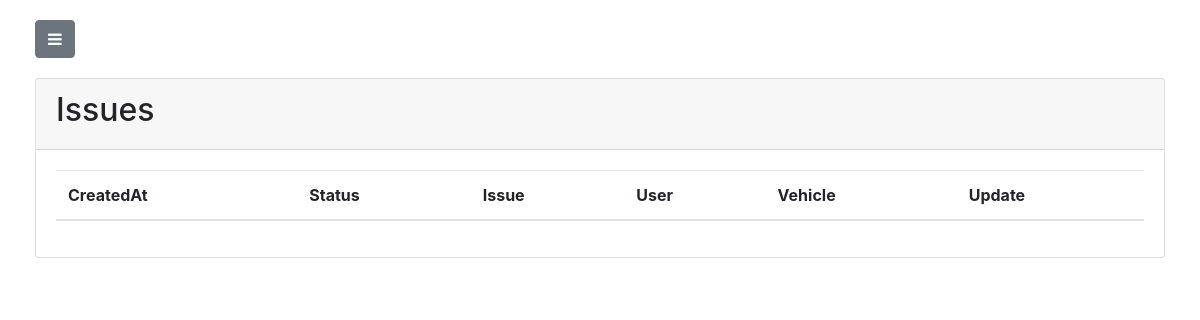
Before: /repair/issues (signed in) with the older database file.
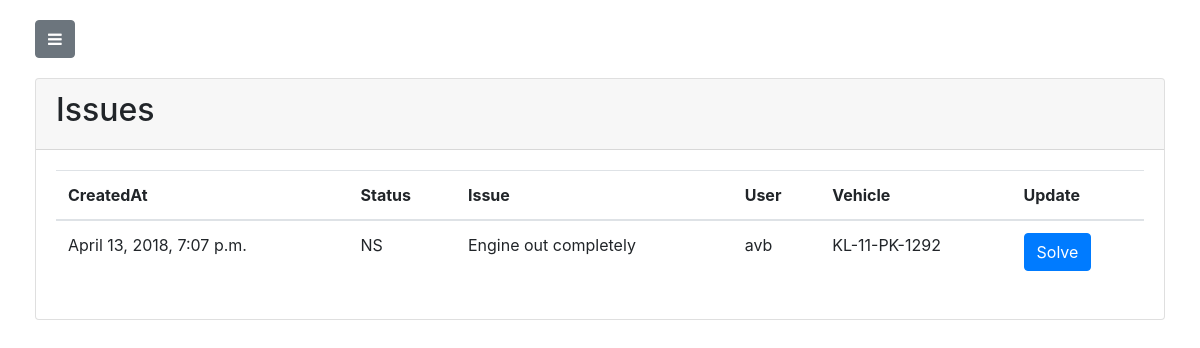
After: the same page with the newer database file.
### repair/models.py (models this page shows, shortened)
class Repair(models.Model):
    registeredDate=models.DateTimeField(default=timezone.now)
    status_CHOICES=(
        ('S','solved'),
        ('NS','not solved')
    )
    status=models.CharField(
        max_length=2,
        choices=status_CHOICES,
        default='NS',
    )
    registeredUser=models.ForeignKey(User,default=None,on_delete=models.CASCADE)
    vehicle=models.ForeignKey(Vehicle,on_delete=models.CASCADE)
    issue=models.CharField(max_length=1000)

### vehicle/models.py (models this page shows, shortened)
class Vehicle(models.Model):
    VEHICLE_STATUS_CHOICES = (
        ('B', 'Booked'),
        ('NB', 'Not Booked'),
    )
    INSURANCE_STATUS_CHOICES = (
        ('U','Updated'),
        ('NU','Not Updated'),
    )
    VEHICLE_TYPE_CHOICES = (
        ('P','Passenger'),
        ('T','Truck'),
        ('C','Construction'),
    )
    FUEL_TYPE_CHOICES = (
        ('P','Petrol'),
        ('D','Diesel'),
    )
    owner = models.ForeignKey(User,default=None,on_delete=models.CASCADE)
    cost_per_km = models.DecimalField(max_digits=20,default=0,decimal_places=2)
    price = models.DecimalField(max_digits=20,default="0",decimal_places=3)
    registration_plate = models.CharField(max_length=200,default='')
    vehicle_status = models.CharField(max_length=2,default='NB',choices=VEHICLE_STATUS_CHOICES)
    insurance_status = models.CharField(max_length=2,default='NU',choices=INSURANCE_STATUS_CHOICES)
    no_of_km_travelled = models.DecimalField(max_digits=20,default=0,decimal_places=0)
    fuel_type = models.CharField(max_length=1,default='P',choices=FUEL_TYPE_CHOICES)
    mileage = models.DecimalField(max_digits=20,default=0,decimal_places=0)
    vehicle_type = models.CharField(max_length=1,default='P',choices=VEHICLE_TYPE_CHOICES)
    image=models.ImageField(upload_to="vehicle_image",default="default.png",blank=True)

### repair/views.py (the view)
# urls.py: path('issues',views.issues,name='issues'),
def issues(request):
    if request.POST:
        return render(request,'repair/index.html',{'form':form})
    else:
        repairsList = Repair.objects.all()
        return render(request,'repair/issues.html',{ 'repairsList' : repairsList})

### repair/templates/repair/issues.html (shortened to what this page needs)
{% load staticfiles %}
{% load crispy_forms_tags %}
<!DOCTYPE html>
<html lang="en">
<head>
    <link href="{% static 'vendor/bootstrap/css/bootstrap.min.css' %}" rel="stylesheet">
    <link rel="stylesheet" href="https://maxcdn.bootstrapcdn.com/bootstrap/4.0.0/css/bootstrap.min.css">
    <link rel="stylesheet" href="https://cdnjs.cloudflare.com/ajax/libs/font-awesome/4.7.0/css/font-awesome.css">
    <link href="{% static 'css/simple-sidebar.css' %}" rel="stylesheet">
</head>
<body>
{% if user.is_authenticated %}
    <div id="wrapper">
        <div id="page-content-wrapper">
            <div class="container-fluid">
                <div class="row nav">
                    <div class="col-md-2">
                        <a href="#menu-toggle" class="btn btn-secondary" id="menu-toggle"><i class="fa fa-bars"></i></a>
                    </div>
                </div>
                <div class="row">
                    <div class="col-md-12">
                        <div class="card">
                            <div class="card-header">
                                <h2>Issues</h2>
                            </div>
                            <div class="card-body">
                                <table class="table">
                                  <thead>
                                    <tr>
                                      <th scope="col">CreatedAt</th>
                                      <th scope="col">Status</th>
                                      <th scope="col">Issue</th>
                                      <th scope="col">User</th>
                                      <th scope="col">Vehicle</th>
                                      <th scope="col">Update</th>
                                    </tr>
                                  </thead>
                                  <tbody>
                                    {% for issue in repairsList %}
                                    <tr>
                                      <td>{{issue.registeredDate}}</td>
                                      <td>{{issue.status}}</td>
                                      <td>{{issue.issue}}</td>
                                      <td>{{issue.registeredUser.username}}</td>
                                      <td>{{issue.vehicle.registration_plate}}</td>
                                      <td>{% if issue.status == "NS" %}
                                        <a href="/repair/update/{{issue.id}}"><input type="button" value="Solve" name="update" class="btn btn-primary" id="submit"/></a>
                                        {% else %}
                                            <a href="/repair/update/{{issue.id}}"><input type="button" value="Unsolve" name="update" class="btn btn-primary" id="submit"/></a>
                                        {% endif %}
                                      </td>
                                    </tr>
                                    {% endfor %}
                                  </tbody>
                                </table>
                            </div>
                        </div>
                    </div>
                </div>
            </div>
        </div>
    </div>
{% else %}
<div class="jumbotron jumbotron-fluid">
    <div class="container">
        <h1 class="display-3">You are not logged in</h1>
    </div>
</div>
{% endif %}
</body>
</html>

Changed rows visible on the page:
added Repair: registeredDate "April 13, 2018, 7:07 p.m.", status "NS", issue "Engine out completely", registeredUser.username "avb", vehicle.registration_plate "KL-11-PK-1292"
